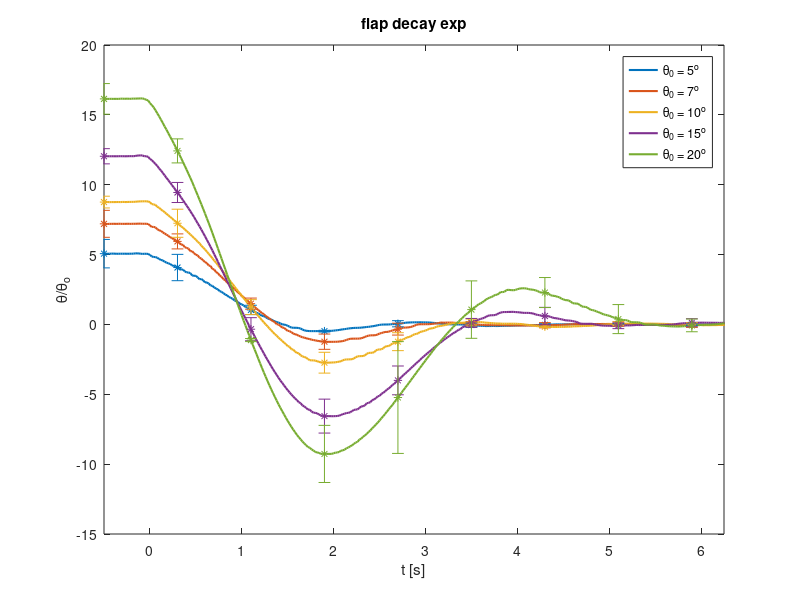

The MATLAB script that drew this image:

clear all; close all; clc;

load Flap1Decay_postp_mean.mat

figure;
for i=1:5
    plot(T_mean(i).t_corrected,T_mean(i).y,'LineWidth',1.5);hold on
end

set(gca,'ColorOrderIndex',1)
set(gcf, 'Color', 'w');

for i = 1:5
    for j=1:9
        ind(j)= find(T_mean(i).t_corrected==T_mean(i).t_error_bar(j));
    end
    errorbar(T_mean(i).t_error_bar,T_mean(i).y(ind(:)),T_mean(i).error_bar,'*'); hold on;
end

xlabel('t [s]')
ylabel('\theta/\theta_o')
xlim([-0.5 6.25])
delta_theta = [5,7,10,15,20];
for i = 1:length(delta_theta)
    leg{i} = ['\theta_0 = ' num2str(delta_theta(i),3) '^o'];
end
legend(leg,'location','northeast')
title('flap decay exp')